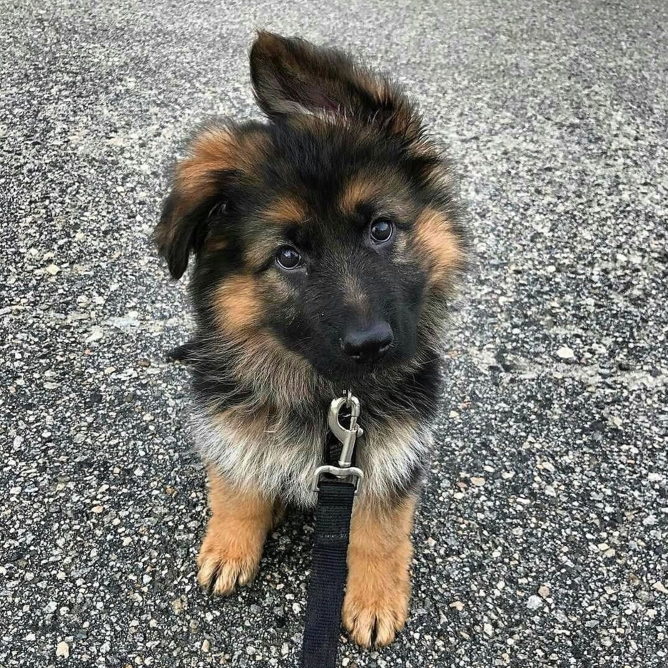
#> input picture Working with image files/Part 1/puppy.jpg, 2003 x 2003 px (shown at 1/3 size)
$ jupyter execute 'reading and resizing image.ipynb'
#> lines starting #> are read from the running program, lines starting #| are printed output that depends on the picture
[cell 1]
import cv2
import matplotlib.pyplot as plt

[cell 2]
# lets call our puppy

puppy = cv2.imread('puppy.jpg')
#> puppy is the input picture: shape (2003, 2003, 3); mean B, G, R 119.3, 124.6, 125.7

[cell 3]
# lets check what type of puppy we've got

type(puppy)

[cell 4]
# lets check the shape of our puppy

puppy.shape
#> Out = (2003, 2003, 3)

[cell 5]
# let us see the  puppy

plt.imshow(puppy)

[cell 6]
# hmm...is that puppy a mutant or what?! blue paws and face!
# cv2 reads the color in order BGR. But matplotlib expects color in the order RGB.
# So thats why the puppy is having a shade of blue on its paws and face

# to convert it to RGB we do the following
converter = cv2.COLOR_BGR2RGB
puppy = cv2.cvtColor(puppy,converter)

plt.imshow(puppy)

[cell 7]
# lets try converting to grayscale
puppy_gray = cv2.cvtColor(puppy,cv2.COLOR_BGR2GRAY)
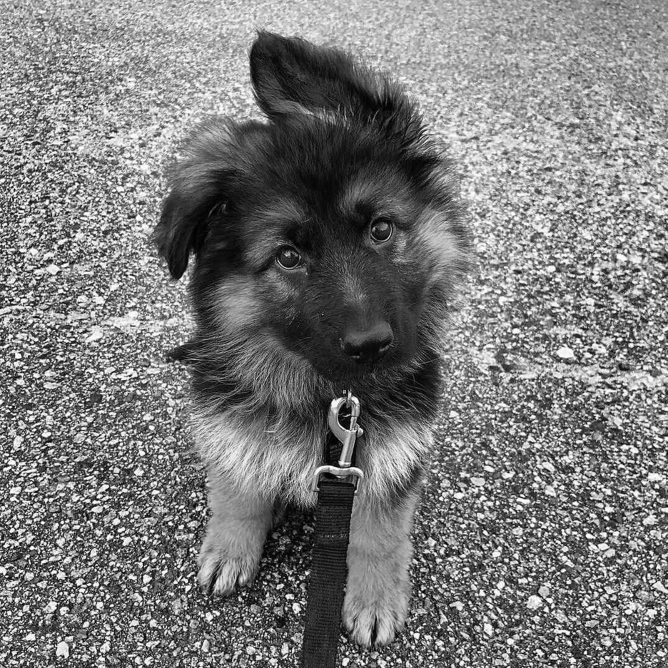
#> puppy_gray: shape (2003, 2003) (shown at 1/3 size); min 0, max 255, mean 123.1

plt.imshow(puppy_gray)

[cell 8]
# what?! it looks green!!!
# lets try that again shall we

plt.imshow(puppy_gray, cmap="gray")

# much better!!!

[cell 9]
# lets make our puppy large
width, height = 5000, 4000
dims = (width, height)

large_puppy=cv2.resize(puppy, dims)
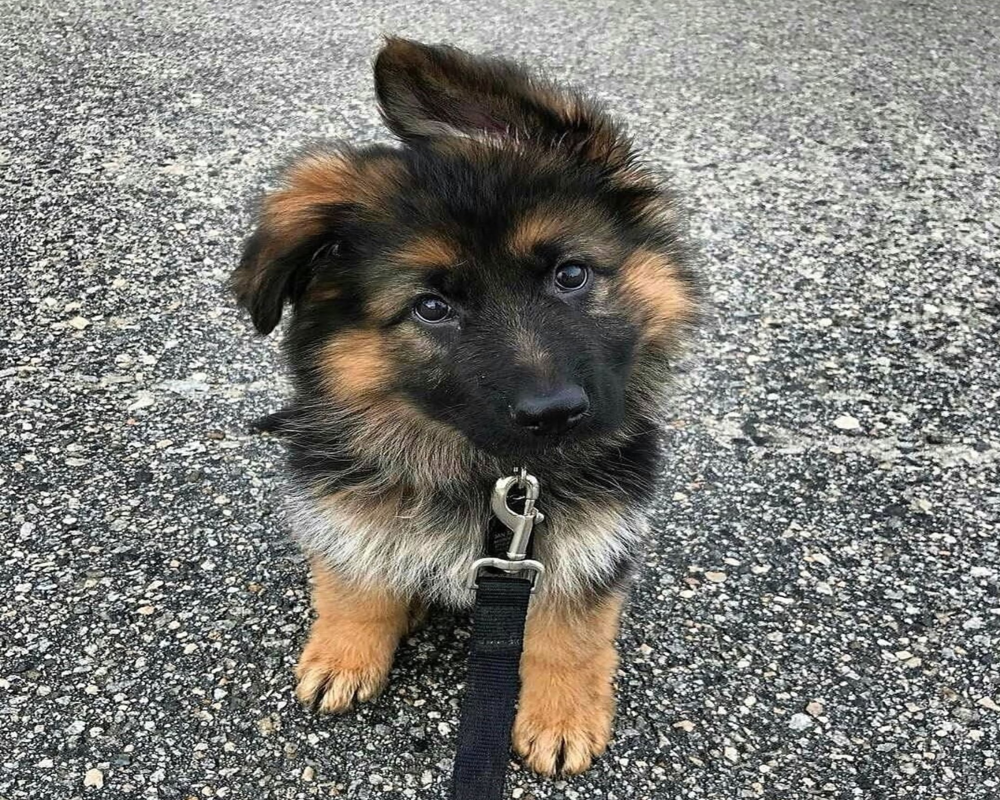
#> large_puppy: shape (4000, 5000, 3) (shown at 1/5 size); mean R, G, B 125.6, 124.5, 119.1
plt.imshow(large_puppy, cmap="gray")

[cell 10]
# the image size changed to 4000, 5000! yay!!!
large_puppy.shape
#> Out = (4000, 5000, 3)

[cell 11]
# lets make the puppy half the dimension of the above image
width_ratio, height_ratio = 0.5, 0.5

# the way we pass the params are a bit wierd
large_puppy=cv2.resize(large_puppy, (0,0), large_puppy, width_ratio, height_ratio)
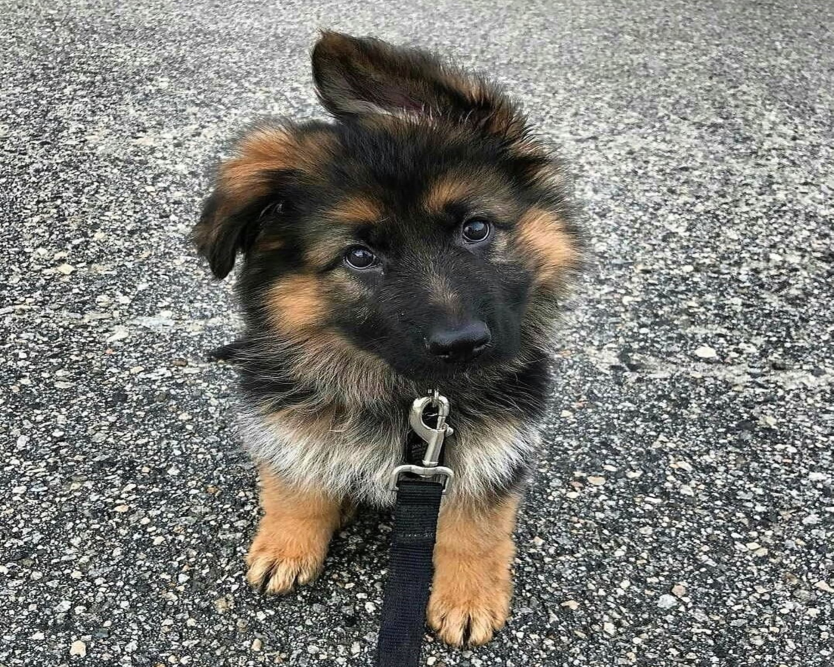
#> large_puppy: shape (2000, 2500, 3) (shown at 1/3 size); mean R, G, B 125.7, 124.6, 119.3
plt.imshow(large_puppy, cmap="gray")

[cell 12]
# doble check our result by checking the size
large_puppy.shape
#> Out = (2000, 2500, 3)

[cell 13]
# vertical flip
flip1= cv2.flip(large_puppy, 0)
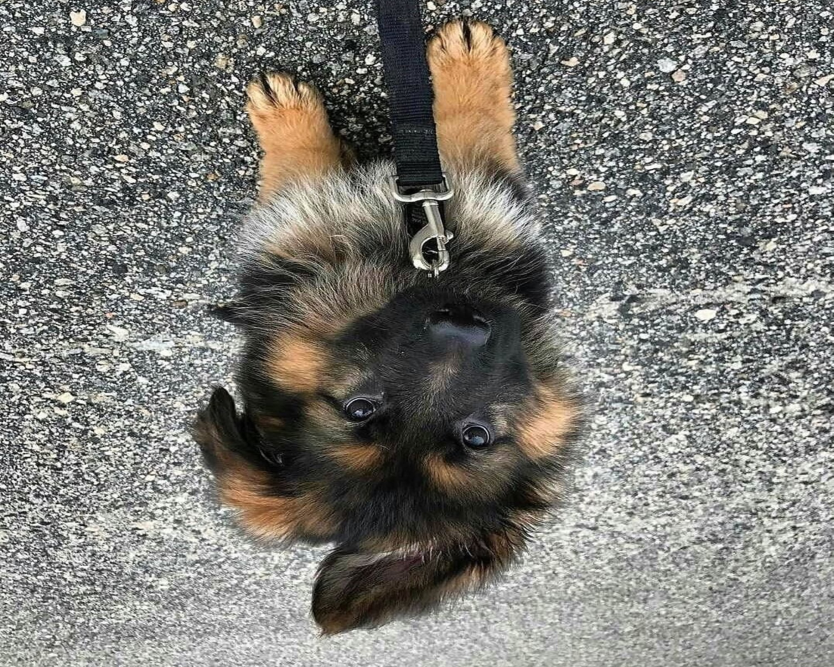
#> flip1: shape (2000, 2500, 3) (shown at 1/3 size); mean R, G, B 125.7, 124.6, 119.3
plt.imshow(flip1)

# Shit!!! The puppy will get scared! Lets put it back to normal orientation

[cell 14]
flip1 = cv2.flip(flip1, 0)
plt.imshow(flip1)
# Phew! thats better!

[cell 15]
# flip the puppy horizontally
flip2 = cv2.flip(flip1, 1)
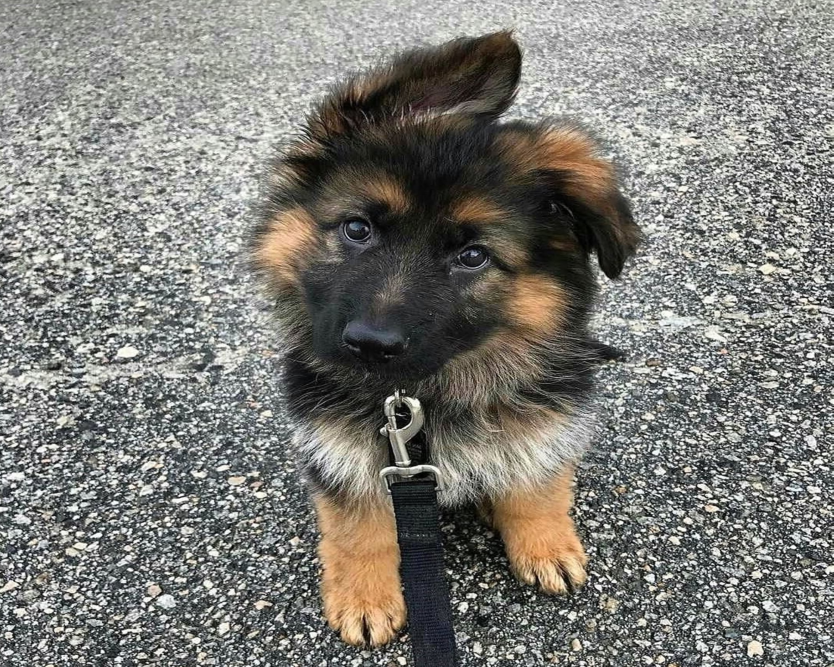
#> flip2: shape (2000, 2500, 3) (shown at 1/3 size); mean R, G, B 125.7, 124.6, 119.3
plt.imshow(flip2)
# Awww! that is cute!

[cell 16]
# Thats perfect! Lets save this image!
plt.imsave('cute-puppy.jpg', flip2)
# check your folder if its saved or...

[cell 17]
check_saved = cv2.imread('cute-puppy.jpg')
check_saved = cv2.cvtColor(check_saved,cv2.COLOR_BGR2RGB)
plt.imshow(check_saved)
# We see it is saved since we're able to imread it
